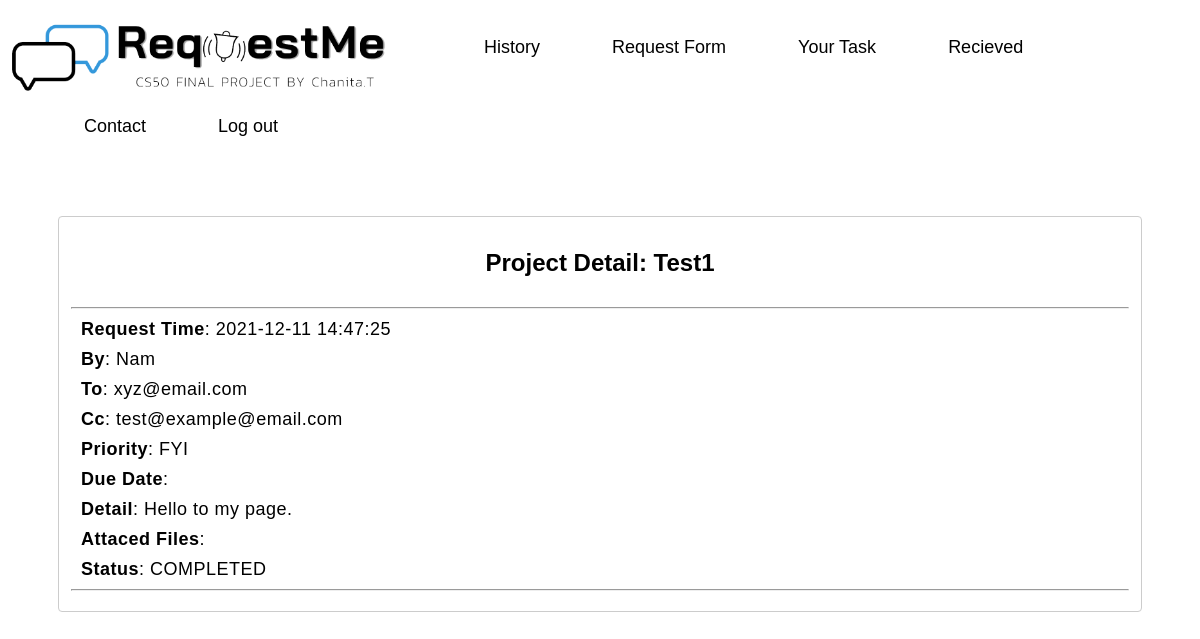
Page /history/1 on the committed database.
### tables this page shows
CREATE TABLE requestmeinfo(
no INTEGER PRIMARY KEY AUTOINCREMENT NOT NULL,
requesttime TIMESTAMP NOT NULL DEFAULT CURRENT_TIMESTAMP,
user_id INTEGER NOT NULL,
username TEXT,
toemail TEXT,
cc TEXT,
project_name TEXT,
priority TEXT,
duedate DATE,
duetime TIME,
detail TEXT,
files PATH,
status varchar(100) DEFAULT 'IN PROGRESS');

### application.py (the view)
@app.route("/history/<no>", methods=["GET", "POST"])
def get_history(no):
    no = no
    info = db.execute("SELECT * FROM requestmeinfo WHERE no = ?",no)
    notshow = True
    return render_template("projectdetail.html", info = info, notshow=notshow)

### application.py (called while the page is built)
@app.after_request
def after_request(response):
    response.headers["Cache-Control"] = "no-cache, no-store, must-revalidate"
    response.headers["Expires"] = 0
    response.headers["Pragma"] = "no-cache"
    return response

### templates/projectdetail.html (shortened to what this page needs)
{% extends "layout.html" %}
{% block main %}
<form action="" method="post">
    <div class="yourtask">
    {% for info in info %}
        <h2>Project Detail: {{ info.project_name }}</h2>
        <hr />
        <div class="yourtask-detail">
        <p><b>Request Time</b>: {{ info.requesttime }}</p>
        <p><b>By</b>: {{ info.username }}</p>
        <p><b>To</b>: {{ info.toemail }}</p>
        <p><b>Cc</b>: {{info.cc }}</p>
        <p><b>Priority</b>: {{ info.priority }}</p>
        <p><b>Due Date</b>: {{ info.duedate }}  {{ info.duetime }}</p>
        <p><b>Detail</b>: {{ info.detail }}</p>
        <p><b>Attaced Files</b>: {{ info.files }}</p>
        <p><b>Status</b>: {{ info.status }}</p>
        </div>
    {% endfor %}
    <hr />
    </div>
</form>
{% endblock %}

### static/styles.css (style rules this page uses)
* { box-sizing: border-box; }
h2 { text-align: center; }
p { font-size: 14px; font-weight: 100; line-height: 20px; letter-spacing: 0.5px; margin: 20px 0 30px; }
form { background-color: #FFFFFF; display: flex; align-items: center; justify-content: center; flex-direction: column; padding: 0 50px; height: 100%; text-align: center; }
hr { width: 100%; margin-left: auto; margin-right: auto; }
.yourtask { margin-top: 50px; width: 100%; padding: 12px; border: 1px solid #ccc; border-radius: 4px; resize: vertical; }
.yourtask-detail p { text-align: left; margin-left:80px; font-size:18px; margin: 10px !important; }

### rows in the picture
requestmeinfo: project_name "Test1", requesttime "2021-12-11 14:47:25", username "Nam", toemail "xyz@email.com", cc "test@example@email.com", priority "FYI", detail "Hello to my page.", status "COMPLETED"
